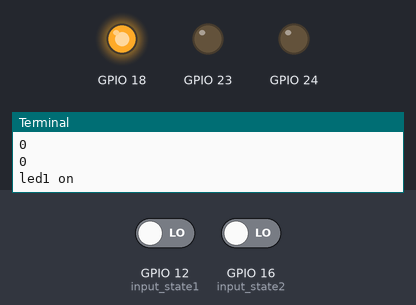
Bench run of a program on a simulated Raspberry Pi (BCM pin numbers). Shown: output pins drawn as LEDs (lit = HIGH), the last lines printed to the terminal. The test bench sets the inputs (shaded band); at power-on: GPIO 12 (input_state1) LOW, GPIO 16 (input_state2) LOW.

Above: at 1.2 s.
1.3 s: GPIO 12 (input_state1) driven HIGH
At 2.6 s:
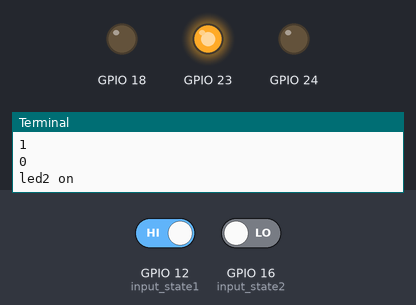
3.5 s: GPIO 16 (input_state2) driven HIGH
At 5.2 s:
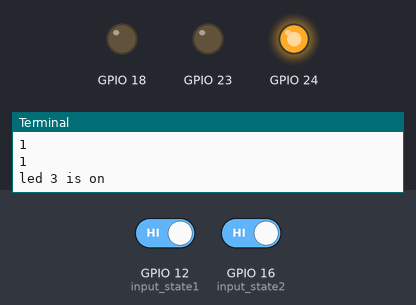
5.5 s: GPIO 16 (input_state2) driven LOW
At 6.8 s:
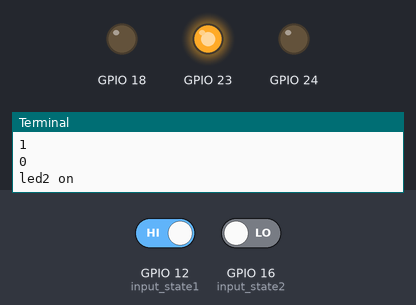
7.5 s: GPIO 12 (input_state1) driven LOW
At 8.4 s:
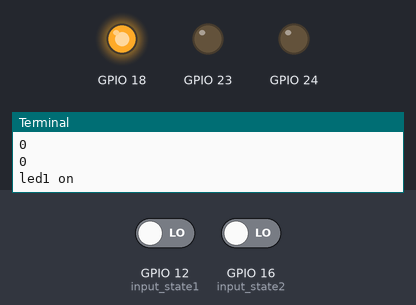
Timing chart, 0 to 10.5 s (numbered marks = the images above; inputs shaded):
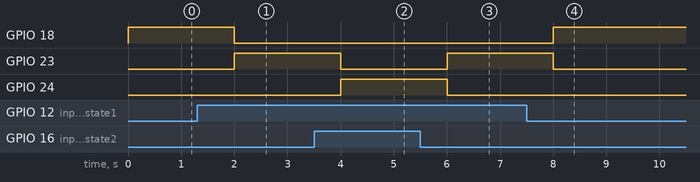

The program:

2sw3led.py
```python
import RPi.GPIO as GPIO
import time
GPIO.setmode(GPIO.BCM)
GPIO.setup(18,GPIO.OUT)
GPIO.setup(23,GPIO.OUT)
GPIO.setup(24,GPIO.OUT)
GPIO.setup(12,GPIO.IN)
GPIO.setup(16,GPIO.IN)
while True:
    input_state1=GPIO.input(12)
    input_state2=GPIO.input(16)
    print input_state1
    print input_state2
    if  (input_state1 == 0):
        print "led1 on"
        GPIO.output(18,1)
        GPIO.output(24,0)
        GPIO.output(23,0)

    elif (input_state2 == 0):
        print "led2 on"
        GPIO.output(18,0)
        GPIO.output(23,1)
        GPIO.output(24,0)
    else:
        GPIO.output(24,1)
        GPIO.output(23,0)
        GPIO.output(18,0)
        print "led 3 is on"
    time.sleep(1)
```

Measured:
- after the input at 1.3 s, GPIO 18: HIGH → LOW after 0.70 s; GPIO 23: LOW → HIGH after 0.70 s
- after the input at 3.5 s, GPIO 23: HIGH → LOW after 0.50 s; GPIO 24: LOW → HIGH after 0.50 s
- after the input at 5.5 s, GPIO 23: LOW → HIGH after 0.50 s; GPIO 24: HIGH → LOW after 0.50 s
- after the input at 7.5 s, GPIO 18: LOW → HIGH after 0.50 s; GPIO 23: HIGH → LOW after 0.50 s
